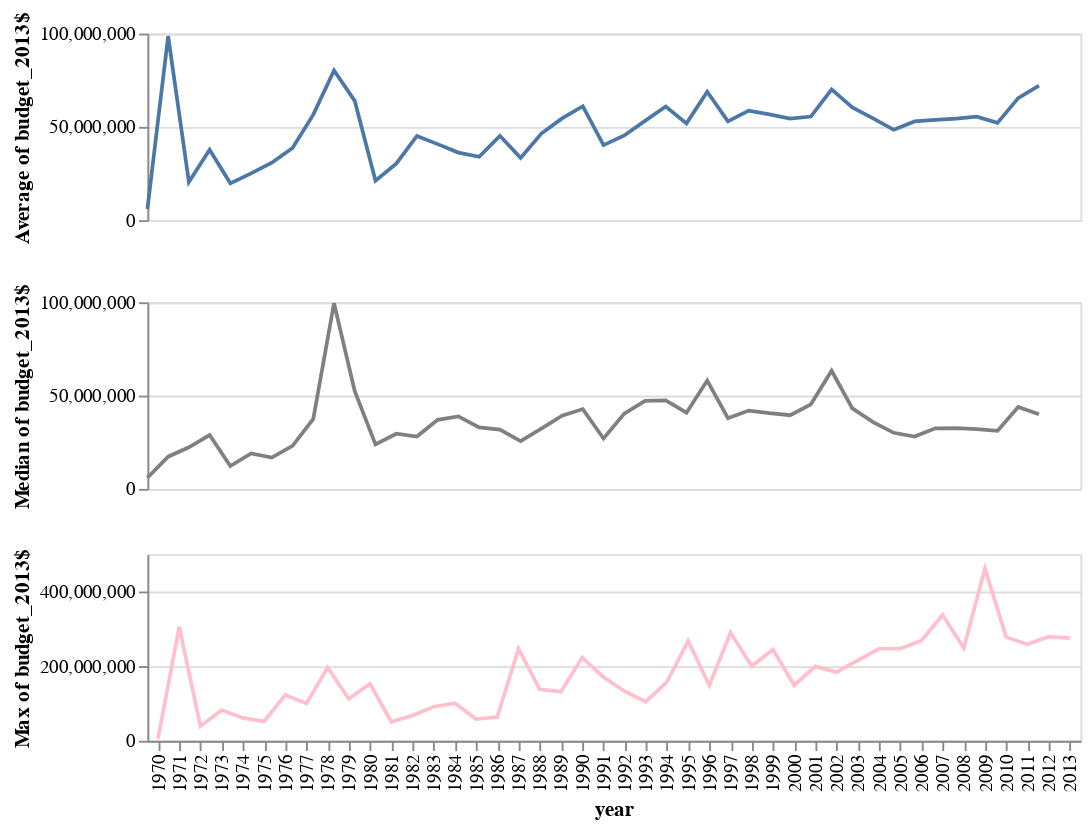

The notebook cell saved with this chart:
### Markdown cell above
### Step 2: Create your chart. 
Please take a look at the checkpoints below. You can follow the checkpoint to work through the problem step-by-step. Don't forget to paste your FINAL answer to the cell immediately blow this block (it will allow us to grade). You can search for the keyword "TODO" to locate cells that need your edits

### Code cell
#TODO: Replicate visualization 3
line_avg = alt.Chart(movieDF).mark_line().encode(
    x=alt.X('year:Q', axis=None),
    y=alt.Y("average(budget_2013$)")
).properties(
    height=100,
    width=500
)
line_median = alt.Chart(movieDF).mark_line(color="grey").encode(
    x=alt.X('year:Q', axis=None),
    y=alt.Y("median(budget_2013$)")
).properties(
    height=100,
    width=500
)
line_max = alt.Chart(movieDF).mark_line(color="pink").encode(
    x=alt.X('year:N'),
    y=alt.Y("max(budget_2013$)")
).properties(
    height=100,
    width=500
)
(line_avg & line_median & line_max).resolve_scale(x='shared')

### Figure 1 — Vega-Lite specification as saved in the notebook (floating-point values rounded to 4 significant figures; data arrays with more than 128 entries replaced by an {"elided": "..."} marker saying what was removed)
{"config": {"view": {"continuousWidth": 400, "continuousHeight": 300}}, "vconcat": [{"mark": "line", "encoding": {"x": {"type": "quantitative", "axis": null, "field": "year"}, "y": {"type": "quantitative", "aggregate": "average", "field": "budget_2013$"}}, "height": 100, "width": 500}, {"mark": {"type": "line", "color": "grey"}, "encoding": {"x": {"type": "quantitative", "axis": null, "field": "year"}, "y": {"type": "quantitative", "aggregate": "median", "field": "budget_2013$"}}, "height": 100, "width": 500}, {"mark": {"type": "line", "color": "pink"}, "encoding": {"x": {"type": "nominal", "field": "year"}, "y": {"type": "quantitative", "aggregate": "max", "field": "budget_2013$"}}, "height": 100, "width": 500}], "data": {"name": "data-ebf9e34a11934a3cc0cc76714007b45e"}, "resolve": {"scale": {"x": "shared"}}, "$schema": "https://vega.github.io/schema/vega-lite/v4.0.0.json", "datasets": {"data-ebf9e34a11934a3cc0cc76714007b45e": {"elided": "1794 records"}}}
